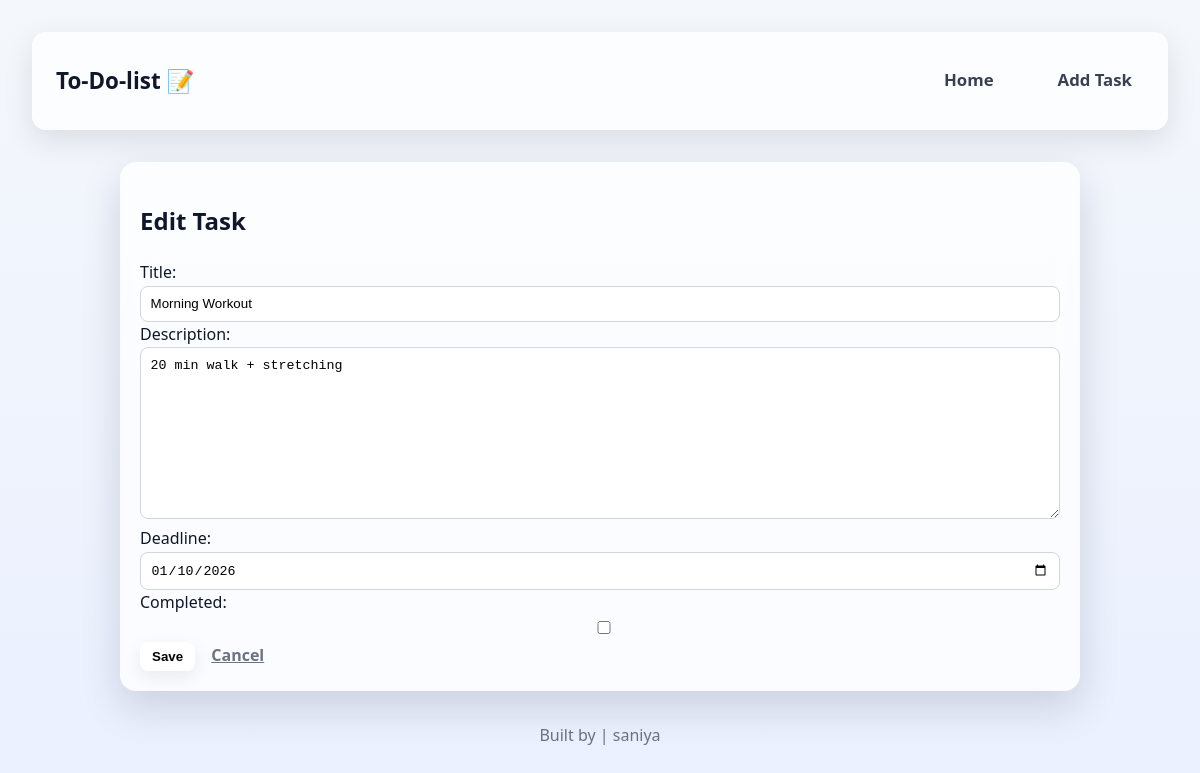
The app's page /task/15/edit/ with its own data.
### tasks/models.py (models this page shows, shortened)
class Task(models.Model):
    title = models.CharField(max_length=200)
    description = models.TextField(blank=True)
    deadline = models.DateField()
    completed = models.BooleanField(default=False)
    created_at = models.DateField(default=timezone.now)
    class Meta:
        ordering = ['completed', 'deadline', '-created_at']

### tasks/views.py (the view)
# urls.py: path('task/<int:pk>/edit/', views.edit_task, name='edit'),     # FBV - edit
def edit_task(request, pk):
    task = get_object_or_404(Task, pk=pk)
    if request.method == 'POST':
        form = TaskForm(request.POST, instance=task)
        if form.is_valid():
            form.save()
            return redirect('tasks:index')
    else:
        form = TaskForm(instance=task)
    return render(request, 'tasks/form.html', {'form': form, 'title': 'Edit Task'})

### tasks/forms.py
class TaskForm(forms.ModelForm):
    deadline = forms.DateField(
        widget=forms.DateInput(attrs={'type': 'date'}),
        input_formats=['%Y-%m-%d']
    )
    class Meta:
        model = Task
        fields = ['title', 'description', 'deadline', 'completed']

### templates/tasks/form.html (shortened to what this page needs)
{% extends 'base.html' %}
{% block content %}
<section class="panel">
  <h2>{{ title }}</h2>
  <form method="post" class="task-form">
    <div class="field">
      {{ form.title.label_tag }}{{ form.title }}
    </div>
    <div class="field">
      {{ form.description.label_tag }}{{ form.description }}
    </div>
    <div class="field split">
      <div>{{ form.deadline.label_tag }}{{ form.deadline }}</div>
      <div>{{ form.completed.label_tag }}{{ form.completed }}</div>
    </div>
    <div class="actions">
      <button class="btn">Save</button>
      <a class="btn ghost" href="{% url 'tasks:index' %}">Cancel</a>
    </div>
  </form>
</section>
{% endblock %}

### static/css/styles.css (style rules this page uses)
:root { --bg: #f4f7fb; --card: rgba(255, 255, 255, 0.75); --muted: #6b7280; --text: #0f172a; --accent: #6366f1; --accent-2: #22c55e; --danger: #ef4444; --radius-lg: 16px; --radius-md: 10px; --radius-sm: 8px; --shadow-sm: 0 6px 18px rgba(15, 23, 42, 0.08); --shadow-lg: 0 16px 40px rgba(15, 23, 42, 0.15); --font: "Segoe UI", Roboto, Arial, sans-serif; }
*, *::before, *::after { box-sizing: border-box; }
html, body { height: 100%; }
body { margin: 0; font-family: var(--font); background: linear-gradient(180deg, var(--bg), #eaf0ff); color: var(--text); line-height: 1.6; padding: 2rem; }
.panel { background: var(--card); border-radius: var(--radius-lg); padding: 1.25rem; box-shadow: var(--shadow-lg); backdrop-filter: blur(12px); }
.btn { padding: 0.45rem 0.75rem; border-radius: var(--radius-sm); border: none; font-weight: 700; cursor: pointer; background: #fff; box-shadow: var(--shadow-sm); }
.btn.ghost { background: transparent; box-shadow: none; color: var(--muted); }
.task-form input, .task-form textarea { width: 100%; padding: 0.6rem; border-radius: var(--radius-sm); border: 1px solid #d1d5db; }

### records on screen
Task: title "Morning Workout", description "20 min walk + stretching", deadline "01/10/2026"

### other values on screen
{{ title }} "Edit Task"
